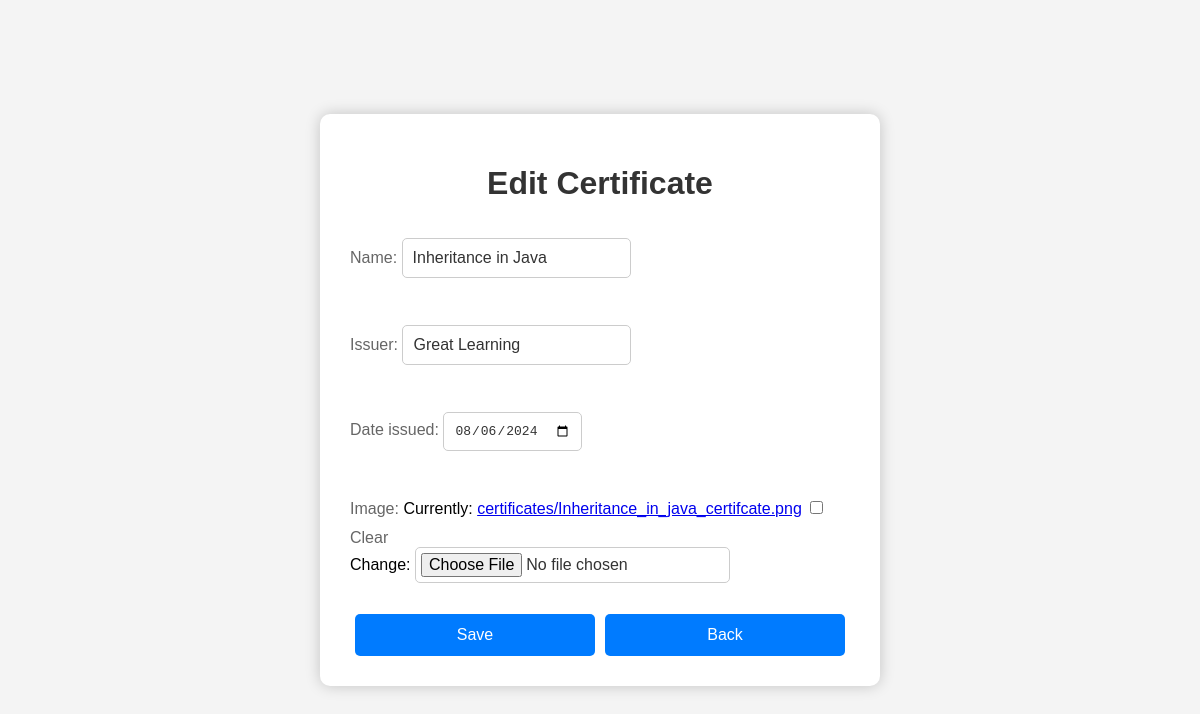
/certificates/3/edit/, run on the app's committed database.
### main/models.py (models this page shows, shortened)
class Certificate(models.Model):
    name = models.CharField(max_length=200)
    issuer = models.CharField(max_length=200)
    date_issued = models.DateField()
    image = models.ImageField(upload_to='certificates/', null=True, blank=True)

### main/views.py (the view)
# urls.py: path('certificates/<int:pk>/edit/', views.certificate_edit, name='certificate_edit'),
def certificate_edit(request, pk):
    certificate = get_object_or_404(Certificate, pk=pk)
    if request.method == 'POST':
        form = CertificateForm(request.POST, request.FILES, instance=certificate)
        if form.is_valid():
            certificate = form.save()
            return redirect('certificate_detail', pk=certificate.pk)
    else:
        form = CertificateForm(instance=certificate)
    return render(request, 'main/certificate_edit.html', {'form': form})

### main/forms.py
class CertificateForm(forms.ModelForm):
    class Meta:
        model = Certificate
        fields = ['name', 'issuer', 'date_issued', 'image']
        widgets = {
            'date_issued': forms.DateInput(attrs={'type': 'date'}),
        }

### main/templates/main/certificate_edit.html (shortened to what this page needs)
<!DOCTYPE html>
<html lang="en">
<head>
</head>
<body>
    <div class="container">
        <h1>Edit Certificate</h1>
        <form method="post" enctype="multipart/form-data">
            {{ form.as_p }}
            <div class="button-group">
                <button type="submit">Save</button>
                <a href="javascript:window.history.back();">Back</a>
            </div>
        </form>
    </div>
</body>
</html>

### main/templates/main/certificate_edit.html (style rules this page uses)
body, html { margin: 0; padding: 0; font-family: Arial, sans-serif; background-color: #f4f4f4; display: flex; justify-content: center; align-items: center; height: 100%; }
.container { background-color: white; padding: 30px; border-radius: 10px; box-shadow: 0 0 15px rgba(0, 0, 0, 0.2); max-width: 500px; width: 100%; }
h1 { font-size: 2em; color: #333; margin-bottom: 20px; text-align: center; }
form { display: flex; flex-direction: column; }
label { font-size: 1em; margin-bottom: 5px; color: #666; }
input, select, textarea { padding: 10px; margin-bottom: 15px; border: 1px solid #ccc; border-radius: 5px; font-size: 1em; color: #333; }
input[type="file"] { padding: 5px; }
.button-group { display: flex; justify-content: space-between; }
.button-group button, .button-group a { flex: 1; padding: 12px 20px; font-size: 16px; cursor: pointer; border: none; border-radius: 5px; text-align: center; transition: background-color 0.3s ease; margin: 0 5px; }
.button-group button { background-color: #007bff; color: white; }
.button-group a { background-color: #007bff; color: white; text-decoration: none; display: inline-block; line-height: normal; }

### data on the page
Certificate: name "Inheritance in Java", issuer "Great Learning", date_issued "08/06/2024"
